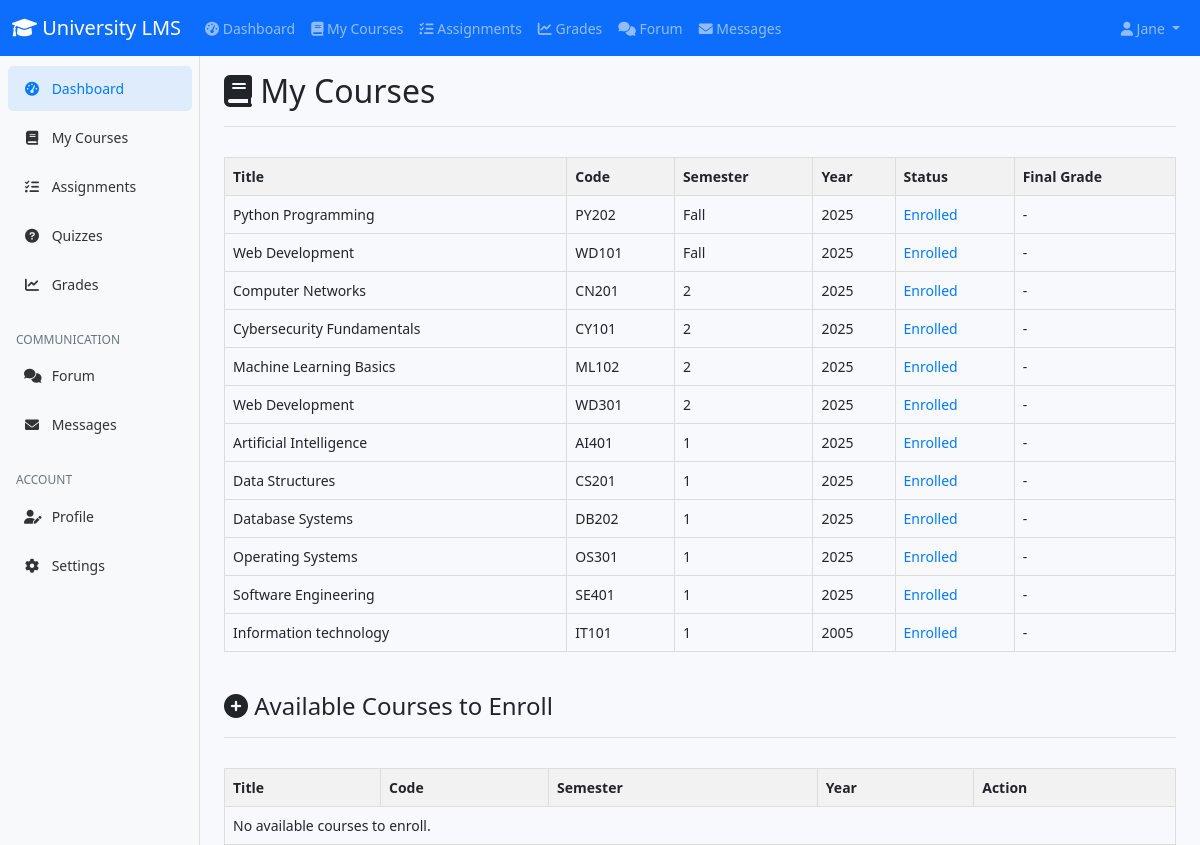
/student/courses.php (signed in), run on the app's committed database.
### tables this page shows
CREATE TABLE `enrollments` (
  `id` int(11) NOT NULL,
  `student_id` int(11) NOT NULL,
  `course_id` int(11) NOT NULL,
  `enrollment_date` timestamp NOT NULL DEFAULT current_timestamp(),
  `status` enum('enrolled','completed','dropped') DEFAULT 'enrolled',
  `final_grade` decimal(5,2) DEFAULT NULL
);

CREATE TABLE `courses` (
  `id` int(11) NOT NULL,
  `title` varchar(200) NOT NULL,
  `description` text DEFAULT NULL,
  `instructor_id` int(11) NOT NULL,
  `course_code` varchar(20) NOT NULL,
  `credits` int(11) DEFAULT 3,
  `semester` varchar(20) DEFAULT NULL,
  `year` int(11) DEFAULT NULL,
  `max_students` int(11) DEFAULT 50,
  `status` enum('active','inactive') DEFAULT 'active',
  `created_at` timestamp NOT NULL DEFAULT current_timestamp()
);

### student/courses.php (the view, shortened to what this page needs)
<?php
$database = new Database();
$db = $database->getConnection();
$student_id = $_SESSION['user_id'];
$sql = "SELECT c.*, e.status AS enrollment_status, e.final_grade
        FROM enrollments e
        JOIN courses c ON e.course_id = c.id
        WHERE e.student_id = ?
        ORDER BY c.year DESC, c.semester DESC, c.title ASC";
$stmt = $db->prepare($sql);
$stmt->execute([$student_id]);
$courses = $stmt->fetchAll(PDO::FETCH_ASSOC);
$sql_available = "SELECT c.* FROM courses c
    WHERE c.id NOT IN (SELECT course_id FROM enrollments WHERE student_id = ?)";
$stmt_available = $db->prepare($sql_available);
$stmt_available->execute([$student_id]);
$available_courses = $stmt_available->fetchAll(PDO::FETCH_ASSOC);
?>
<!DOCTYPE html>
<html lang="en">
<head>
    <link href="https://cdn.jsdelivr.net/npm/bootstrap@5.1.3/dist/css/bootstrap.min.css" rel="stylesheet">
    <link href="https://cdnjs.cloudflare.com/ajax/libs/font-awesome/6.0.0/css/all.min.css" rel="stylesheet">
    <link rel="stylesheet" href="../assets/css/dashboard.css">
</head>
<body>
    <?php include '../includes/student_navbar.php'; ?>
    <div class="container-fluid">
        <div class="row">
            <?php include '../includes/student_sidebar.php'; ?>
            <main class="col-md-9 ms-sm-auto col-lg-10 px-md-4">
                <div class="d-flex justify-content-between flex-wrap flex-md-nowrap align-items-center pt-3 pb-2 mb-3 border-bottom">
                    <h1 class="h2">
                        <i class="fas fa-book"></i> My Courses
                    </h1>
                </div>
                <table class="courses-table mb-4">
                    <thead>
                        <tr>
                            <th>Title</th>
                            <th>Code</th>
                            <th>Semester</th>
                            <th>Year</th>
                            <th>Status</th>
                            <th>Final Grade</th>
                        </tr>
                    </thead>
                    <tbody>
                    <?php if (count($courses) > 0): ?>
                        <?php foreach ($courses as $course): ?>
                            <tr>
                                <td><?= htmlspecialchars($course['title']) ?></td>
                                <td><?= htmlspecialchars($course['course_code']) ?></td>
                                <td><?= htmlspecialchars($course['semester']) ?></td>
                                <td><?= htmlspecialchars($course['year']) ?></td>
                                <td class="status-<?= htmlspecialchars(strtolower($course['enrollment_status'])) ?>">
                                    <?= htmlspecialchars(ucfirst($course['enrollment_status'])) ?>
                                </td>
                                <td><?= $course['final_grade'] !== null ? htmlspecialchars($course['final_grade']) : '-' ?></td>
                            </tr>
                        <?php endforeach; ?>
                    <?php else: ?>
                        <tr><td colspan="6">You are not enrolled in any courses.</td></tr>
                    <?php endif; ?>
                    </tbody>
                </table>
                <div class="d-flex justify-content-between flex-wrap flex-md-nowrap align-items-center pt-3 pb-2 mb-3 border-bottom">
                    <h2 class="h4"><i class="fas fa-plus-circle"></i> Available Courses to Enroll</h2>
                </div>
                <table class="courses-table">
                    <thead>
                        <tr>
                            <th>Title</th>
                            <th>Code</th>
                            <th>Semester</th>
                            <th>Year</th>
                            <th>Action</th>
                        </tr>
                    </thead>
                    <tbody>
                    <?php if (count($available_courses) > 0): ?>
                        <?php foreach ($available_courses as $ac): ?>
                            <tr>
                                <td><?= htmlspecialchars($ac['title']) ?></td>
                                <td><?= htmlspecialchars($ac['course_code']) ?></td>
                                <td><?= htmlspecialchars($ac['semester']) ?></td>
                                <td><?= htmlspecialchars($ac['year']) ?></td>
                                <td>
                                    <form method="post" style="display:inline;">
                                        <input type="hidden" name="enroll_course_id" value="<?= $ac['id'] ?>">
                                        <button type="submit" class="btn btn-sm btn-success"><i class="fas fa-sign-in-alt"></i> Enroll</button>
                                    </form>
                                </td>
                            </tr>
                        <?php endforeach; ?>
                    <?php else: ?>
                        <tr><td colspan="5">No available courses to enroll.</td></tr>
                    <?php endif; ?>
                    </tbody>
                </table>
            </main>
        </div>
    </div>
</body>
</html>

### assets/css/dashboard.css (style rules this page uses)
body { font-size: .875rem; background-color: #f8f9fc; }

### student/courses.php (style rules this page uses)
.courses-table { width: 100%; border-collapse: collapse; margin-top: 30px; }
.courses-table th, .courses-table td { border: 1px solid #ddd; padding: 8px; text-align: left; }
.courses-table th { background-color: #f2f2f2; }
.status-enrolled { color: #007bff; }

### data on the page
enrollments: course.title "Python Programming", course.course_code "PY202", course.semester "Fall", course.year "2025", status "Enrolled"
enrollments: course.title "Web Development", course.course_code "WD101", course.semester "Fall", course.year "2025", status "Enrolled"
enrollments: course.title "Computer Networks", course.course_code "CN201", course.semester "2", course.year "2025", status "Enrolled"
enrollments: course.title "Cybersecurity Fundamentals", course.course_code "CY101", course.semester "2", course.year "2025", status "Enrolled"
enrollments: course.title "Machine Learning Basics", course.course_code "ML102", course.semester "2", course.year "2025", status "Enrolled"
enrollments: course.title "Web Development", course.course_code "WD301", course.semester "2", course.year "2025", status "Enrolled"
enrollments: course.title "Artificial Intelligence", course.course_code "AI401", course.semester "1", course.year "2025", status "Enrolled"
enrollments: course.title "Data Structures", course.course_code "CS201", course.semester "1", course.year "2025", status "Enrolled"
enrollments: course.title "Database Systems", course.course_code "DB202", course.semester "1", course.year "2025", status "Enrolled"
enrollments: course.title "Operating Systems", course.course_code "OS301", course.semester "1", course.year "2025", status "Enrolled"
enrollments: course.title "Software Engineering", course.course_code "SE401", course.semester "1", course.year "2025", status "Enrolled"
enrollments: course.title "Information technology", course.course_code "IT101", course.semester "1", course.year "2005", status "Enrolled"

### other printed values
$_SESSION['first_name'] "Jane"
